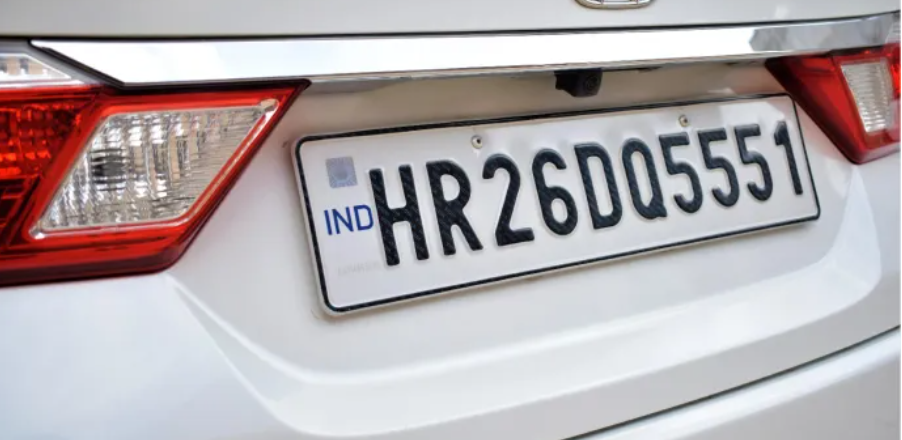
#> input picture Statics/number_2.png, 902 x 440 px
$ jupyter execute --allow-errors assignment.ipynb
#> lines starting #> are read from the running program, lines starting #| are printed output that depends on the picture; after the words box and inside, x2 and y2 are one past the last pixel; in counts of white or black regions, pixels touching at a corner belong together
[cell 1]
# %pip install numpy
# %pip install easyocr
# %pip install imutils
# %pip install scipy

[cell 2]
import cv2
import numpy as np
import imutils
import easyocr
import scipy.ndimage  as ni
import matplotlib.pyplot as plt

<p>loading image</p>

[cell 3]
img_src = './Statics/number_2.png'

[cell 4]
plt.imshow(cv2.imread(img_src))

Using Easyocr for unformatted image

#> (a cell that did not finish here is left out)

#> (a cell that did not finish here is left out)

#### Read in Image, Grayscale and Blur

[cell 7]
img = cv2.imread(img_src)
#> img is the input picture: shape (440, 902, 3); mean B, G, R 173.7, 171.1, 179.5
gray = cv2.cvtColor(img, cv2.COLOR_BGR2GRAY)
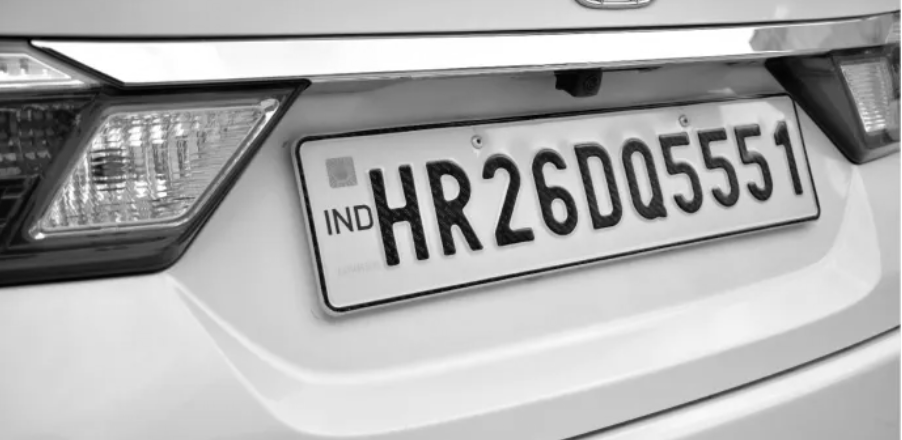
#> gray: shape (440, 902); min 0, max 255, mean 173.9
plt.imshow(cv2.cvtColor(gray, cv2.COLOR_BGR2RGB))

#### Apply filter and find edges for localization

[cell 8]
bfilter = cv2.bilateralFilter(gray, 11, 17, 17)
edged = cv2.Canny(bfilter, 30, 200)
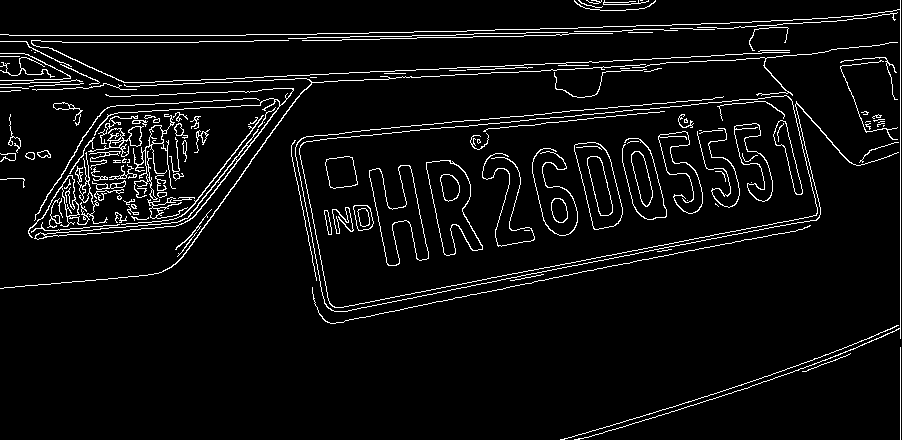
#> edged: shape (440, 902); 5.2% white in thin lines or dots
plt.imshow(cv2.cvtColor(edged, cv2.COLOR_BGR2RGB))

#### Find Contours and Apply Mask

[cell 9]
keypoints = cv2.findContours(edged.copy(), cv2.RETR_TREE, cv2.CHAIN_APPROX_SIMPLE)
#> keypoints = 213 contours, 127 with area under 20; largest, box (x1, y1, x2, y2) and area: (299, 95, 818, 308) 72482, (299, 95, 818, 308) 72469, (426, 160, 483, 256) 2850, (426, 160, 483, 256) 2790, (574, 142, 623, 230) 2672
contours = imutils.grab_contours(keypoints)
#> contours has the same summary as keypoints
contours = sorted(contours, key=cv2.contourArea, reverse=True)[:10]
#> contours = 10 contours; largest, box (x1, y1, x2, y2) and area: (299, 95, 818, 308) 72482, (299, 95, 818, 308) 72469, (426, 160, 483, 256) 2850, (426, 160, 483, 256) 2790, (574, 142, 623, 230) 2672

[cell 10]
location = None
for contour in contours:
    approx = cv2.approxPolyDP(contour, 10, True)
    if len(approx) == 4:
        location = approx
        break
#> this loop made 1 pass
#> location on pass 1: [[792, 101], [303, 142], [329, 303], [816, 215]]
location
#> Out = [[792, 101], [303, 142], [329, 303], [816, 215]]

[cell 11]
mask = np.zeros(gray.shape, np.uint8)

[cell 12]
masked_image = cv2.drawContours(mask, [location], 0,255, -1)
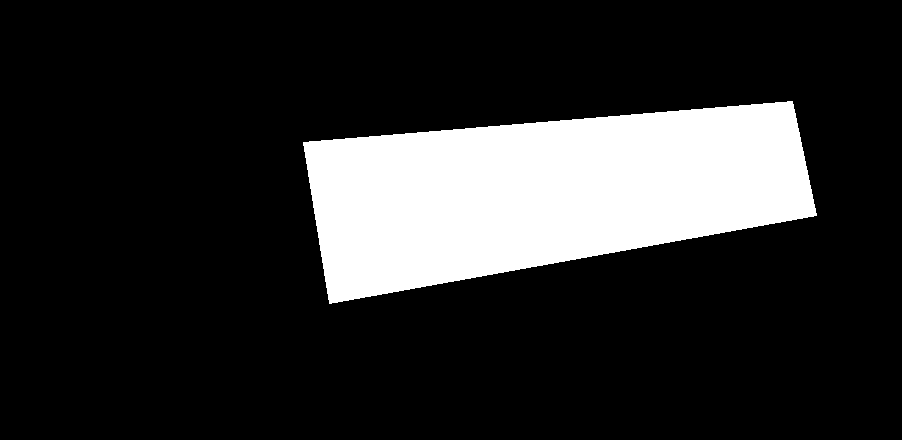
#> masked_image: shape (440, 902); 17.5% white; 1 white region, box (x1, y1, x2, y2) and area: (303, 101, 817, 304) 69339
masked_image = cv2.bitwise_and(img, img, mask=mask)
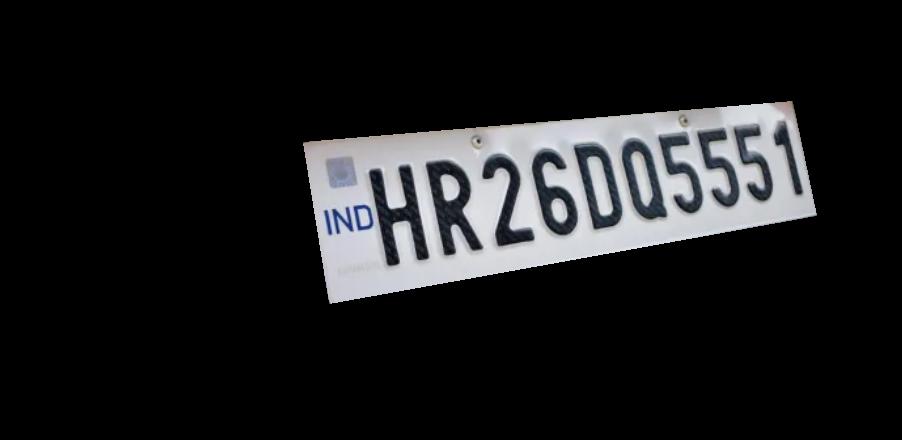
#> masked_image: shape (440, 902, 3); mean B, G, R 29.6, 28.5, 28
plt.imshow(cv2.cvtColor(masked_image, cv2.COLOR_BGR2RGB))

#### Cropping image to remove skewness

[cell 13]
(x,y) = np.where(mask==255)
(x1, y1) = (np.min(x), np.min(y))
#> x1 = 101; y1 = 303
(x2, y2) = (np.max(x), np.max(y))
#> x2 = 303; y2 = 816
cropped_image = gray[x1:x2+1, y1:y2+1]
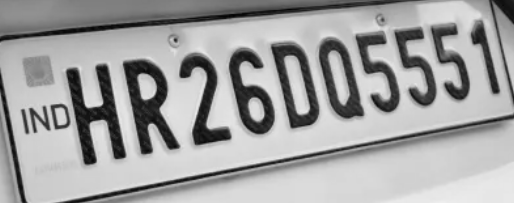
#> cropped_image: shape (203, 514); min 1, max 238, mean 161.3
cropped_image

[cell 14]
plt.imshow(cv2.cvtColor(cropped_image, cv2.COLOR_BGR2RGB))

### Fixing Skewness

[cell 15]
def correct_skew(image, delta=1, limit=5):
#> called with delta = 1, limit = 5
    def determine_score(arr, angle):
        data = ni.rotate(arr, angle, reshape=False, order=0)
        hist = np.sum(data, axis=1)
        score = np.sum((hist[1:] - hist[:-1]) ** 2)
        return hist, score
    gray = cv2.cvtColor(image, cv2.COLOR_BGR2GRAY)
    thresh = cv2.threshold(gray, 0, 255, cv2.THRESH_BINARY_INV + cv2.THRESH_OTSU)[1]
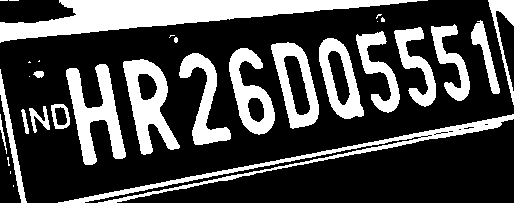
#> thresh: shape (203, 514); 28.5% white; 32 white regions (12 under 20 px), largest, box (x1, y1, x2, y2) and area: (0, 0, 428, 43) 7484, (58, 114, 514, 203) 3356, (66, 64, 126, 165) 2648
    scores = []
    angles = np.arange(-limit, limit + delta, delta)
    for angle in angles:
        hist, score = determine_score(thresh, angle)
        scores.append(score)
#> this loop made 11 passes
#> score on passes 1 to 11: 4635502200, 2100307500, 1516513050, 1323713925, 1410587325, 625475475, 1145870550, 680161500, 573455475, 640106100, 680031450
#> pass 1, in determine_score, `data = ni.rotate(arr, angle, reshape=False, order=0)`:
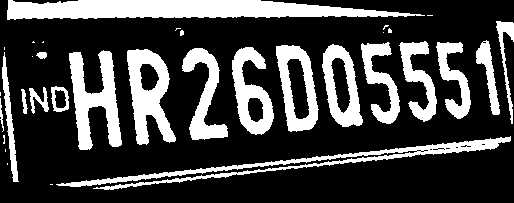
#> data: shape (203, 514); 26.7% white; 34 white regions (14 under 20 px), largest, box (x1, y1, x2, y2) and area: (7, 0, 425, 20) 5886, (56, 136, 511, 190) 3326, (69, 50, 122, 150) 2649
#> pass 2, in determine_score (call 2), `data = ni.rotate(arr, angle, reshape=False, order=0)`:
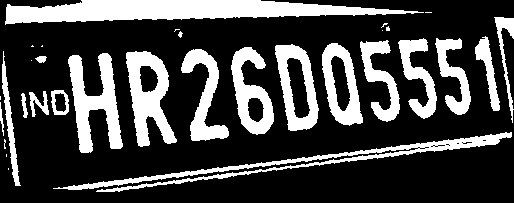
#> data: shape (203, 514); 27% white; 32 white regions (12 under 20 px), largest, box (x1, y1, x2, y2) and area: (5, 0, 424, 25) 6154, (53, 132, 512, 192) 3331, (68, 53, 123, 153) 2649
#> pass 3, in determine_score (call 3), `data = ni.rotate(arr, angle, reshape=False, order=0)`:
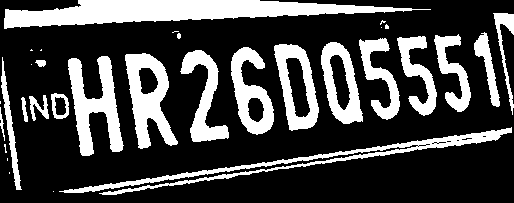
#> data: shape (203, 514); 27.3% white; 32 white regions (12 under 20 px), largest, box (x1, y1, x2, y2) and area: (4, 0, 431, 29) 6440, (59, 127, 512, 195) 3320, (68, 56, 124, 156) 2649
#> after the loop, scores = [4635502200, 2100307500, 1516513050, 1323713925, 1410587325, 625475475, 1145870550, 680161500, 573455475, 640106100, 680031450]
    best_angle = angles[scores.index(max(scores))]
#> best_angle = -5
    (h, w) = image.shape[:2]
#> h = 203; w = 514
    center = (w // 2, h // 2)
#> center = (257, 101)
    M = cv2.getRotationMatrix2D(center, best_angle, 1.0)
#> M = [[0.996, -0.0872, 9.78], [0.0872, 0.996, -22.01]]
    rotated = cv2.warpAffine(image, M, (w, h), flags=cv2.INTER_CUBIC,
              borderMode=cv2.BORDER_REPLICATE)
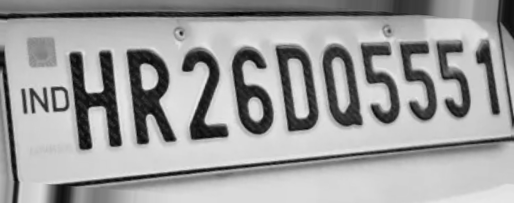
#> rotated: shape (203, 514, 3); min 0, max 236, mean 158.8
    return best_angle, rotated

[cell 16]
image = cv2.cvtColor(cropped_image, cv2.COLOR_BGR2RGB)
angle, rotated = correct_skew(image)
#> angle = -5
print(angle)
#| -5
plt.imshow(rotated)

$ run again, with Statics/number_1.jpeg saved as Statics/number_2.png
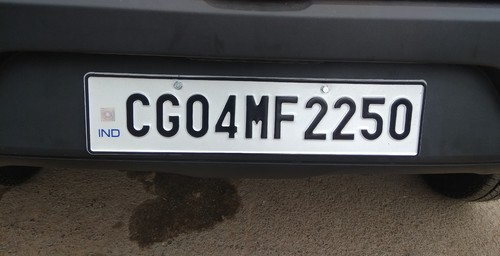
#> input picture Statics/number_1.jpeg, 500 x 256 px
#> img is the input picture: shape (256, 500, 3); mean B, G, R 75.4, 76.2, 77.5
#> `edged = cv2.Canny(bfilter, 30, 200)`:
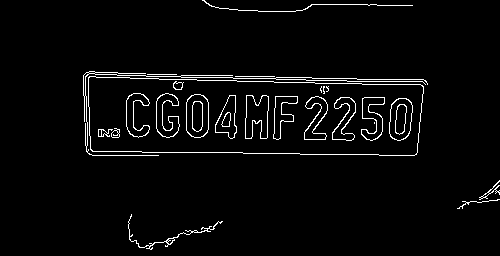
#> edged: shape (256, 500); 3.3% white in thin lines or dots, all inside (x1, y1, x2, y2) = (83, 0, 500, 250)
#> keypoints = 56 contours, 17 with area under 20; largest, box (x1, y1, x2, y2) and area: (88, 76, 424, 156) 23842, (88, 76, 424, 156) 23836, (186, 94, 209, 138) 859, (186, 94, 209, 138) 841, (389, 98, 413, 141) 800
#> `contours = imutils.grab_contours(keypoints)`: contours has the same summary as keypoints
#> `contours = sorted(contours, key=cv2.contourArea, reverse=True)[:10]`: contours = 10 contours; largest, box (x1, y1, x2, y2) and area: (88, 76, 424, 156) 23842, (88, 76, 424, 156) 23836, (186, 94, 209, 138) 859, (186, 94, 209, 138) 841, (389, 98, 413, 141) 800
#> the loop `for contour in contours:` made 1 pass
#> location on pass 1: [[88, 77], [92, 151], [417, 152], [420, 84]]
#> Out = [[88, 77], [92, 151], [417, 152], [420, 84]]
#> x1 = 77; y1 = 88
#> x2 = 152; y2 = 420
#> thresh: shape (76, 333); 27.9% white; 22 white regions (7 under 20 px), largest, box (x1, y1, x2, y2) and area: (23, 0, 333, 8) 1365, (157, 18, 181, 62) 738, (98, 17, 121, 61) 618
#> the loop in correct_skew, `for angle in angles:` made 11 passes
#> score on passes 1 to 8: 361018800, 346063050, 433586700, 682827525, 1214927100, 2510485200, 4860293625, 1711718100
#> after the loop in correct_skew, `for angle in angles:`: scores = [361018800, 346063050, 433586700, 682827525, 1214927100, 2510485200, 4860293625, 1711718100, 515258100, 297294300, 243258525]
#> best_angle = 1
#> M = [[1, 0.0175, -0.638], [-0.0175, 1, 2.9]]
#> in correct_skew, `rotated = cv2.warpAffine(image, M, (w, h), flags=cv2.INTER_CUBIC, bord..`:
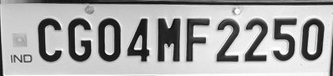
#> rotated: shape (76, 333, 3); min 3, max 255, mean 169.3
#> angle = 1
#| 1
